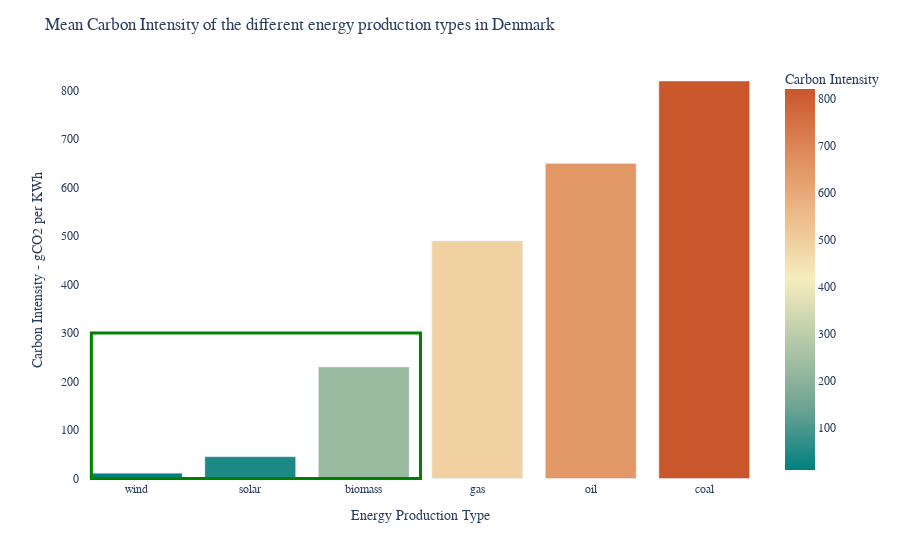

Notebook code cell kept with this figure:
### Code cell
#only values for production types that exist in East Denmark
carbon = carbon[carbon['energy_type'].isin(prod.columns)]

fig = px.bar(carbon, x='energy_type', y='value', color = 'value',
            labels={'value':'Carbon Intensity', 'energy_type': 'Production type'},
            color_continuous_scale='Geyser').update_xaxes(categoryorder="total ascending")

fig.add_shape(type="rect",
    x0=-0.4, y0=0, x1=2.5, y1=300,
    line=dict(color="Green", width=3),
)

fig.update_layout(layout)

fig.update_layout(
    title="Mean Carbon Intensity of the different energy production types in Denmark",
    xaxis_title="Energy Production Type",
    yaxis_title="Carbon Intensity - gCO2 per KWh")

fig.show()

### Figure 1 — Plotly figure (JSON) as saved in the notebook; plotly's stock layout.template omitted (floating-point values rounded to 4 significant figures)
{"data": [{"alignmentgroup": "True", "hovertemplate": "Production type=%{x}<br>Carbon Intensity=%{marker.color}<extra></extra>", "legendgroup": "", "marker": {"color": [230, 820, 490, 650, 45, 11], "coloraxis": "coloraxis", "pattern": {"shape": ""}}, "name": "", "offsetgroup": "", "orientation": "v", "showlegend": false, "textposition": "auto", "type": "bar", "x": ["biomass", "coal", "gas", "oil", "solar", "wind"], "xaxis": "x", "y": [230, 820, 490, 650, 45, 11], "yaxis": "y"}], "layout": {"barmode": "relative", "coloraxis": {"colorbar": {"title": {"text": "Carbon Intensity"}}, "colorscale": [[0, "rgb(0, 128, 128)"], [0.1667, "rgb(112, 164, 148)"], [0.3333, "rgb(180, 200, 168)"], [0.5, "rgb(246, 237, 189)"], [0.6667, "rgb(237, 187, 138)"], [0.8333, "rgb(222, 138, 90)"], [1, "rgb(202, 86, 44)"]]}, "font": {"family": "Courier New"}, "legend": {"tracegroupgap": 0}, "margin": {"t": 60}, "paper_bgcolor": "rgba(0, 0, 0, 0)", "plot_bgcolor": "rgba(0, 0, 0, 0)", "shapes": [{"line": {"color": "Green", "width": 3}, "type": "rect", "x0": -0.4, "x1": 2.5, "y0": 0, "y1": 300}], "title": {"text": "Mean Carbon Intensity of the different energy production types in Denmark"}, "xaxis": {"anchor": "y", "categoryorder": "total ascending", "domain": [0, 1], "title": {"text": "Energy Production Type"}}, "yaxis": {"anchor": "x", "domain": [0, 1], "title": {"text": "Carbon Intensity - gCO2 per KWh"}}}}
